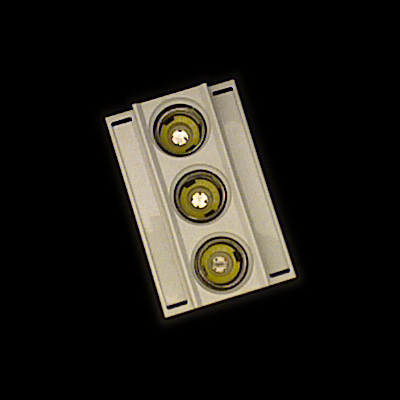
#> input picture data/tless/tless_09/rgb/0014.png, 400 x 400 px
$ python -i label.py   (imports and definitions only)
#> lines starting #> are read from the running program, lines starting #| are printed output that depends on the picture
#> further down, picture is the input picture: shape (400, 400, 3); mean B, G, R 22.2, 27.4, 29.6
import argparse
import os
import cv2
import numpy as np
import pdb

# [11 lines left out: function parse_args, not called in this run]

def get_num_examples(object_name):
    return len(list(filter(lambda x: x.endswith('txt'), os.listdir(os.path.join('valid_poses', object_name)))))

# [67 lines left out: functions read_pose_and_img_id, read_3d_points, parse_symmetry, get_camera_intrinsic_matrix, get_alignment_flipping, nearest_nonzero_idx_v2, not called in this run]

def fill(im_in):
    # based on https://www.learnopencv.com/filling-holes-in-an-image-using-opencv-python-c/
    # Threshold.
    # Set values equal to or above 220 to 0.
    # Set values below 220 to 255.
    th, im_th = cv2.threshold(im_in, 220, 255, cv2.THRESH_BINARY)
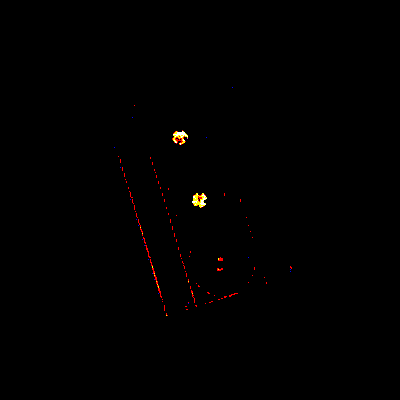
#> im_th: shape (400, 400, 3); mean B, G, R 0.2, 0.4, 1
    # Copy the thresholded image.
    im_floodfill = im_th.copy()
    # Mask used to flood filling.
    # Notice the size needs to be 2 pixels than the image.
    h, w = im_th.shape[:2]
#> h = 400; w = 400
    mask = np.zeros((h+2, w+2), np.uint8)
    # Floodfill from point (0, 0)
    cv2.floodFill(im_floodfill, mask, (0,0), 255)
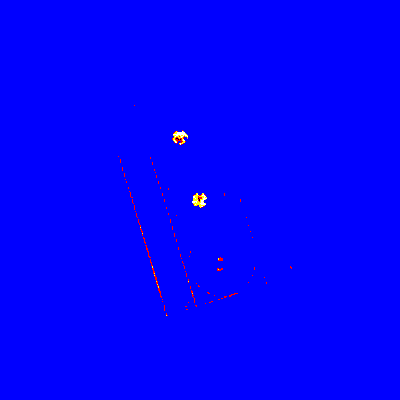
#> im_floodfill: shape (400, 400, 3); mean B, G, R 254.1, 0.4, 1
    # Invert floodfilled image
    im_floodfill_inv = cv2.bitwise_not(im_floodfill)
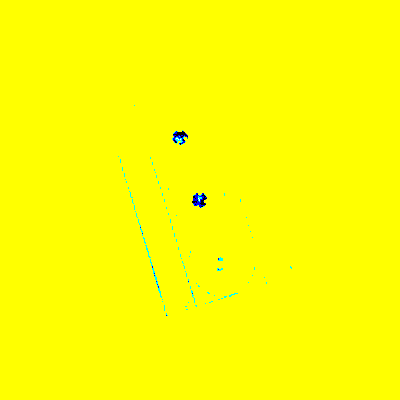
#> im_floodfill_inv: shape (400, 400, 3); mean B, G, R 0.9, 254.6, 254
    # Combine the two images to get the foreground.
    im_out = im_th | im_floodfill_inv
    return im_out

# [71 lines left out: function main, not called in this run]
    # np.save(os.path.join('my_labels', args.object_name, 'keypoints_2d.npy'), keypts_2d)

# [2 lines not run here, left out]

>>> import cv2
>>> picture = cv2.imread('data/tless/tless_09/rgb/0014.png')
>>> result = fill(picture)
